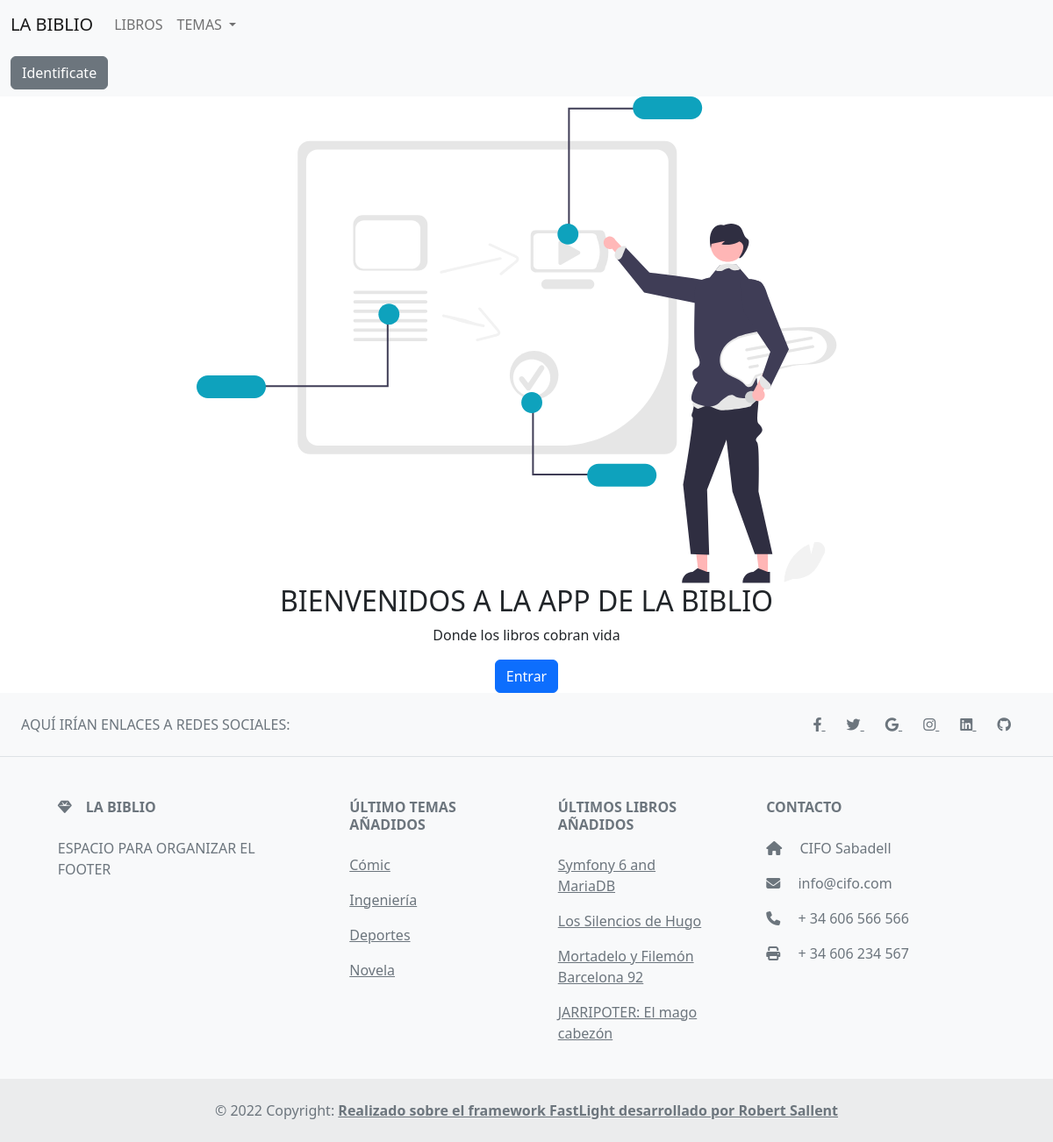
The page / on the database its author committed.
### tables this page shows
CREATE TABLE temas (
  id INT(11) NOT NULL AUTO_INCREMENT PRIMARY KEY,
  tema VARCHAR(256) NOT NULL,
  descripcion TEXT NOT NULL
);

CREATE TABLE libros (
  id INT(11) NOT NULL AUTO_INCREMENT PRIMARY KEY,
  isbn CHAR(17) NOT NULL UNIQUE KEY,
  titulo VARCHAR(64) NOT NULL,
  editorial VARCHAR(64) NOT NULL,
  idioma VARCHAR(64) NOT NULL DEFAULT 'Castellano',
  autor VARCHAR(256) NOT NULL,
  ediciones INT(11) NOT NULL DEFAULT 1,
  edadrecomendada INT DEFAULT 0
);

### controller/Welcome.php (called while the page is built)
<?php
    class Welcome{
        public function index(){
            include '../views/portada.php';
        }
    }

### controller/FrontController.php (called while the page is built, shortened)
<?php
    class FrontController{
        public static function main(){
            try{
                $m = empty($_GET['m']) ?
                     DEFAULT_METHOD :  strtolower($_GET['m']);
                $p = $_GET['p'] ?? false;
                $controlador = new $c();
                $controlador->$m($p);
            }catch(Throwable $e){
                $mensaje = $e->getMessage();
                if(DEBUG){
                    $mensaje .= "<br>En fichero: <b>".$e->getFile()."</b>";
                    $mensaje .= "<br>En la línea: <b>".$e->getLine()."</b>";
                }
                include '../views/error.php';
            }
        }
    }

### public/index.php (called while the page is built, shortened)
<?php
    require_once '../config/config.php';
    require_once '../libraries/autoload.php';
    FrontController::main();

### model/Login.php (called while the page is built, shortened)
<?php
    class Login{
    	private static $identificado = NULL;
    	public static function get():?Usuario{
    	    return self::$identificado;
    	}
    }

### config/config.php (called while the page is built, shortened)
<?php
    $classmap = ['../controller','../model', '../libraries', '../templates'];

### libraries/autoload.php (called while the page is built, shortened)
<?php
    function load($clase){
        global $classmap;
        foreach($classmap as $directorio){
           $ruta = "$directorio/$clase.php";
           if(is_readable($ruta)){
                break;
           }
        }
    }

### model/Tema.php (called while the page is built)
<?php
class Tema extends Model {
    public static function getFourLastAdded(){
        $consulta = "SELECT * FROM temas
                        ORDER BY id DESC
                        limit 4;";
        return DB::selectAll($consulta, 'Tema');
    }
}

### libraries/DB.php (called while the page is built, shortened)
<?php
    class DB{
        private static $conexion = null;
        public static function get():mysqli{
            if(!self::$conexion){
                self::$conexion = @new mysqli(DB_HOST, DB_USER, DB_PASS, DB_NAME);
                self::$conexion->set_charset(DB_CHARSET);
            }
            return self::$conexion;
        }
        public static function query(string $consulta){
            try{
                $resultado = self::get()->query($consulta);
                return $resultado;
            }catch(Exception $e){
                if(DEBUG){
                    $mensaje = "ERROR EN LA OPERACIÓN: ";
                    $mensaje .= "<b>$consulta</b> ";
                    $mensaje .= self::get()->error;
                    throw new Exception($mensaje);
                }else
                    throw new Exception('ERROR al realizar la operación.');
            }
        }
        public static function selectAll(string $consulta, string $class='stdClass'):array{
            $resultados = self::query($consulta);
            $objetos = [];
            while($r = $resultados->fetch_object($class))
                $objetos[] = $r;
            return $objetos;
        }
    }

### model/Libro.php (called while the page is built, shortened)
<?php
class Libro extends Model {
    public static function getFourLastAdded(){
        $consulta = "SELECT id, titulo FROM libros
                        ORDER BY id DESC
                        limit 4;";
        return DB::selectAll($consulta, 'Libro');
    }
}

### templates/Basic.php (the view, shortened to what this page needs)
<?php
class Basic {
    public static function getHead( $page = ''){ ?>
              <!DOCTYPE html>
                <html lang='es'>
                    <head>
                        <link href="https://cdn.jsdelivr.net/npm/bootstrap@5.2.1/dist/css/bootstrap.min.css" rel="stylesheet">
                        <link rel="stylesheet" type="text/css" href="https://cdn.datatables.net/1.12.1/css/jquery.dataTables.css">
                        <link rel="stylesheet" href="https://cdnjs.cloudflare.com/ajax/libs/font-awesome/6.2.0/css/all.min.css" />
                    </head>
                    <body>
    <?php
    }
    public static function getHeader(){?>
        <nav class='navbar navbar-expand-lg navbar-light bg-light'>
                <div class='container-fluid'>
                      <a class='navbar-brand' href='/'>LA BIBLIO</a>
                      <div class='collapse navbar-collapse' id='navbarSupportedContent'>
                          <ul class='navbar-nav me-auto mb-2 mb-lg-0'>
                          <li class='nav-item'>
                              <a class='nav-link' aria-current='page' href='/libro/list'>LIBROS</a>
                          </li>
                          <li class='nav-item dropdown'>
                              <a class='nav-link dropdown-toggle' href='#' id='navbarDropdown' role='button' data-bs-toggle='dropdown' aria-expanded='false'>
                              TEMAS
                              </a>
                          </li>
                          </ul>
                    </div>
              </div>
            </nav>
            <nav class='navbar navbar-expand-lg navbar-light bg-light'>
                <div class='container-fluid'>
                  <?php self::login() ?>
                </div>
            </nav>
    <?php }
    public static function getFooter( ){
        echo '
        <footer class="text-center text-lg-start bg-light text-muted">
          <section class="d-flex justify-content-center justify-content-lg-between p-4 border-bottom">
            <div class="me-5 d-none d-lg-block">
              <span>AQUÍ IRÍAN ENLACES A REDES SOCIALES:</span>
            </div>
            <div>
              <a href="" class="me-4 text-reset">
                <i class="fab fa-facebook-f"></i>
              </a>
              <a href="" class="me-4 text-reset">
                <i class="fab fa-twitter"></i>
              </a>
              <a href="" class="me-4 text-reset">
                <i class="fab fa-google"></i>
              </a>
              <a href="" class="me-4 text-reset">
                <i class="fab fa-instagram"></i>
              </a>
              <a href="" class="me-4 text-reset">
                <i class="fab fa-linkedin"></i>
              </a>
              <a href="" class="me-4 text-reset">
                <i class="fab fa-github"></i>
              </a>
            </div>
          </section>
          <section class="">
            <div class="container text-center text-md-start mt-5">
              <div class="row mt-3">
                <div class="col-md-3 col-lg-4 col-xl-3 mx-auto mb-4">
                  <h6 class="text-uppercase fw-bold mb-4">
                    <i class="fas fa-gem me-3"></i>LA BIBLIO
                  </h6>
                  <p>
                   ESPACIO PARA ORGANIZAR EL FOOTER
                  </p>
                </div>
                <div class="col-md-2 col-lg-2 col-xl-2 mx-auto mb-4">
                  <h6 class="text-uppercase fw-bold mb-4">
                    ÚLTIMO TEMAS AÑADIDOS
                  </h6>';
                  $temas = Tema::getFourLastAdded();
                  foreach ($temas as $tema){
                    echo "<p>
                            <a href='/libro/tema/$tema->id' class='text-reset'>$tema->tema</a>
                          </p>";
                  }
                  echo '
                </div>
                <div class="col-md-3 col-lg-2 col-xl-2 mx-auto mb-4">
                  <h6 class="text-uppercase fw-bold mb-4">
                    ÚLTIMOS LIBROS AÑADIDOS
                  </h6>'
                  ;
                  $libros = Libro::getFourLastAdded();
                  foreach ($libros as $libro){
                    echo "<p>
                            <a href='/libro/show/$libro->id' class='text-reset'>$libro->titulo</a>
                          </p>";
                  }
                  echo '
                </div>
                <div class="col-md-4 col-lg-3 col-xl-3 mx-auto mb-md-0 mb-4">
                  <h6 class="text-uppercase fw-bold mb-4">Contacto</h6>
                  <p><i class="fas fa-home me-3"></i> CIFO Sabadell</p>
                  <p>
                    <i class="fas fa-envelope me-3"></i>
                    info@cifo.com
                  </p>
                  <p><i class="fas fa-phone me-3"></i> + 34 606 566 566</p>
                  <p><i class="fas fa-print me-3"></i> + 34 606 234 567</p>
                </div>
              </div>
            </div>
          </section>
          <div class="text-center p-4" style="background-color: rgba(0, 0, 0, 0.05);">
            © 2022 Copyright:
            <a class="text-reset fw-bold" href="https://packagist.org/packages/robertsallent/fastlight">Realizado sobre el framework FastLight desarrollado por Robert Sallent</a>
          </div>
        </footer>
        </body>
        </html>
        ';
    }
    public static function login(){
      $identificado = Login::get();
      echo "<div class='collapse navbar-collapse' id='navbarSupportedContent'>
              <ul class='navbar-nav me-auto mb-2 mb-lg-0'>
                <li class='nav-item'>";
                echo $identificado ?
                  "Hola <a href='/usuario/show/$identificado->id'> $identificado->usuario</a>, <a href='/login/logout'> SALIR </a>" :
                  "<a href='/login'><button class='btn btn-secondary'> Identificate </button></a>";
                echo "</li>
              </ul>
            </div>";
    }
}

### views/portada.php
<?php
Basic::getHead('TODOS LOS LIBROS');
Basic::getHeader();
?>
<section id="hero-animated" class="hero-animated d-flex align-items-center">
    <div class="container d-flex flex-column justify-content-center align-items-center text-center position-relative" data-aos="zoom-out">
      <img src="/assets/img/hero-carousel/hero-carousel-1.svg" class="img-fluid animated" alt="herocarouselimg">
      <h2>BIENVENIDOS A LA APP DE <span>LA BIBLIO</span></h2>
      <p>Donde los libros cobran vida</p>
      <div class="d-flex">
        <a href="/login" class="btn-get-started scrollto"><button class="btn btn-primary"> Entrar</button></a>
      </div>
    </div>
  </section>
<?php
Basic::getFooter();
?>

### rows shown on the page
temas: tema "Cómic"
temas: tema "Ingeniería"
temas: tema "Deportes"
temas: tema "Novela"
libros: titulo "Symfony 6 and MariaDB"
libros: titulo "Los Silencios de Hugo"
libros: titulo "Mortadelo y Filemón Barcelona 92"
libros: titulo "JARRIPOTER: El mago cabezón"
